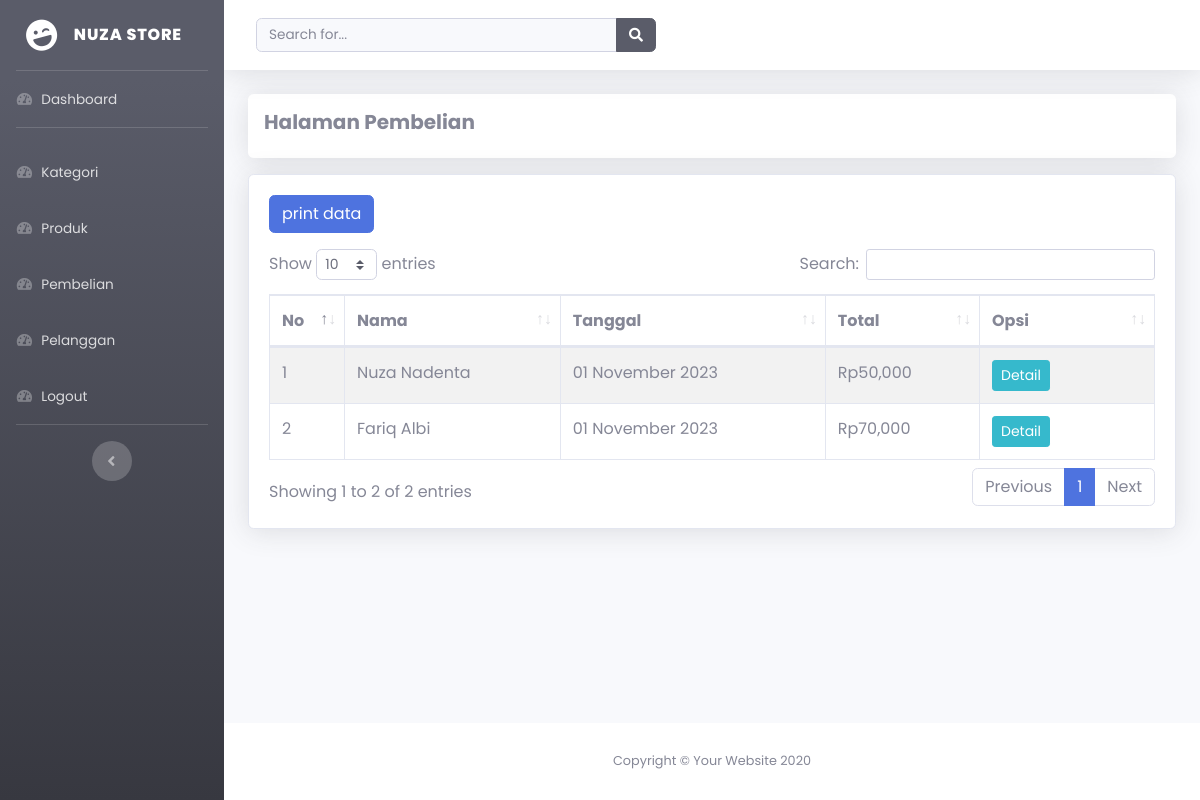
Page /admin/index.php?halaman=pembelian (signed in) on the committed database.
### tables this page shows
CREATE TABLE `pembelian` (
  `id_pembelian` int(11) NOT NULL,
  `id_pelanggan` int(11) NOT NULL,
  `tanggal_pembelian` date NOT NULL,
  `total_pembelian` int(11) NOT NULL
);

CREATE TABLE `pelanggan` (
  `id_pelanggan` int(11) NOT NULL,
  `nama_pelanggan` varchar(50) NOT NULL,
  `email_pelanggan` varchar(50) NOT NULL,
  `telepon_pelanggan` varchar(20) NOT NULL,
  `foto_pelanggan` varchar(255) NOT NULL
);

### admin/pembelian.php (the view)
<div class="shadow p-3 mb-3 bg-white rounded">
    <h5><b>Halaman Pembelian</b></h5>
</div>
<?php
$pembelian = array();
$ambil = $koneksi->query("SELECT * FROM pembelian JOIN pelanggan
         ON pembelian.id_pelanggan=pelanggan.id_pelanggan");
         while($pecah = $ambil->fetch_assoc()) {
            $pembelian[] = $pecah;
         }
?>
<div class="card shadow bg-white">
    <div class="card-body">
        <a href="print_pembelian.php" class="btn btn-primary mb-3">print data</a>
        <table class="table table-bordered table-hover table-striped" id="tables">
            <thead>
                <tr>
                    <th>No</th>
                    <th>Nama</th>
                    <th>Tanggal</th>
                    <th>Total</th>
                    <th>Opsi</th>
                </tr>
            </thead>
            <tbody>
                <?php foreach($pembelian as $key => $value) : ?>
                    <tr>
                        <td width='50'><?= $key+1; ?></td>
                        <td><?= $value['nama_pelanggan'] ?></td>
                        <td><?= date("d F Y", strtotime($value['tanggal_pembelian'])) ?></td>
                        <td>Rp<?= number_format($value['total_pembelian']) ?></td>
                        <td width='150'>
                            <a href="index.php?halaman=detail_pembelian&id=<?= $value['id_pembelian']; ?>" class="btn btn-sm btn-info">Detail</a>
                        </td>
                    </tr>
                <?php endforeach; ?>
            </tbody>
        </table>
    </div>
</div>

### admin/index.php (style rules this page uses)
html { scroll-behavior: smooth; }
* { margin: 0; padding: 0; box-sizing: border-box; list-style: none; text-decoration: none; font-family: 'Poppins', sans-serif; }

### rows in the picture
pembelian: id_pelanggan.nama_pelanggan "Nuza Nadenta", tanggal_pembelian "01 November 2023", total_pembelian "50,000"
pembelian: id_pelanggan.nama_pelanggan "Fariq Albi", tanggal_pembelian "01 November 2023", total_pembelian "70,000"
